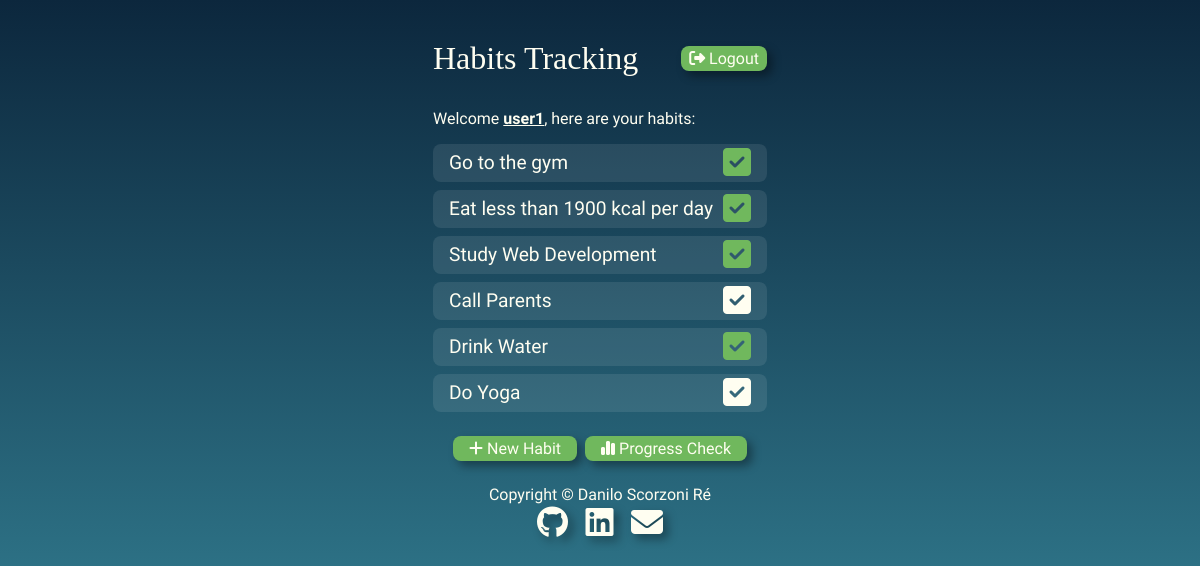
/habits/ (signed in), run on the app's committed database.
### app/models.py (models this page shows, shortened)
class HabitLog(models.Model):
    habit = models.ForeignKey(Habit, on_delete = models.CASCADE)
    status = models.BooleanField(default = False)
    date_event = models.DateField()

class Habit(models.Model):
    user = models.ForeignKey(User, on_delete = models.CASCADE)
    name = models.CharField(max_length = 255)
    description = models.TextField()
    frequency = models.CharField(max_length = 100)
    goal = models.IntegerField()
    date_start = models.DateField()
    active = models.BooleanField(default = True)

### app/views.py (the view)
# urls.py: path('habits/', views.HabitsMainView.as_view(), name='habits'),
class HabitsMainView(View):
    def get(self, request):
        if request.user.is_authenticated:
            habits = Habit.objects.filter(user = request.user)
            habit_ids = [habit.id for habit in habits]
            habits_log = HabitLog.objects.filter(habit__in = habit_ids, date_event = datetime.now().date())
            if not habits_log:
                for habit in habits:
                    new_habit_log = HabitLog(habit = habit, status = False, date_event = datetime.now().date())
                    new_habit_log.save()
            habits_out = HabitLog.objects.filter(habit__in = habit_ids, date_event = datetime.now().date())
            return render(request, 'habits.html', {"habits": habits_out})
        else:
            return redirect('index')

### templates/habits.html (shortened to what this page needs)
{% extends "base_internal.html" %}
    {% load static %}
{% block content %}
<header class="habits-header">
    <h2>Habits Tracking</h2>
    <a href=" {% url 'logout' %}" class="logout-button"><i class="fa-solid fa-right-from-bracket"></i> Logout</a>
</header>
<main class="habits-main">
    {% if habits %}
    Welcome <span class="habits-user">{{ request.user.username }}</span>, here are your habits:
    {% else %}
    Welcome <span class="habits-user">{{ request.user.username }}</span>, add habits using the button below:
    {% endif %}
    <div class="habits-list">
        {% for habit in habits %}
        <div class="habit-item">
            <span>{{ habit.habit.name }}</span>
            {% if habit.status %}
            <a href="{% url 'habits-check' pk=habit.id %}" class="btn-complete status-complete"><i class="fa-solid fa-square-check"></i></a>
            {% else %}
            <a href="{% url 'habits-check' pk=habit.id %}" class="btn-complete"><i class="fa-solid fa-square-check"></i></a>
            {% endif %}
        </div>
        {% endfor %}
    <div class="bottom-panel">
        <a href="{% url 'new-habit' %}"><i class="fa-solid fa-plus"></i> New Habit</a>
        <a href="#"><i class="fa-solid fa-chart-simple"></i> Progress Check</a>
    </div>
    </div>
</main>
{% endblock content %}

### templates/base_internal.html (shortened to what this page needs)
<!DOCTYPE html>
<html lang="en">
<head>
    {% load static %}
    <link rel="stylesheet" href="{% static 'style.css' %}">
    <link rel="stylesheet" href="https://cdnjs.cloudflare.com/ajax/libs/font-awesome/6.4.2/css/all.min.css">
</head>
<body>
    {% block content %}
    {% endblock content %}
    <footer>
        Copyright &copy Danilo Scorzoni Ré
        <div class="social-media">
            <a href="https://www.github.com/dscorzoni"><i class="fa-brands fa-github"></i></a>
            <a href="https://www.linkedin.com/in/dscorzoni"><i class="fa-brands fa-linkedin"></i></a>
            <a href="mailto:danilo.scorzoni@gmail.com"><i class="fa-solid fa-envelope"></i></a>
        </div>
    </footer>
</body>
</html>

### app/static/style.css (style rules this page uses)
* { margin: 0; padding: 0; box-sizing: border-box; font-family: 'Mukta', sans-serif; font-weight: 200; --primary-color: #0C273D; --primary-sub-color: #3b91a4; --contrast-color: #70B85D; --contrast-color-darker: #5b964d; --neutral-color: #FFFEF1; --neutral-color-darker: #cbcbc6; }
body { display: flex; flex-direction: column; align-items: center; min-height: 100vh; background: var(--primary-color); background: -webkit-linear-gradient(to bottom, var(--primary-color), var(--primary-sub-color)); background: linear-gradient(to bottom, var(--primary-color), var(--primary-sub-color)); color: var(--neutral-color); margin-top: 1rem; }
footer { margin-top: 1rem; }
.social-media { font-size: 2rem; text-align: center; }
.social-media a { text-decoration: none; color: var(--neutral-color); margin-inline: 0.3rem; text-shadow: 5px 5px 10px #0303035e; }
.habits-header { width: 350px; border-radius: 0.5rem; padding: 0.5rem; margin: 1rem; display: flex; justify-content: space-between; align-items: center; }
.habits-header h2 { font-family: 'Playfair Display', serif; font-size: 2rem; }
.habits-header a { text-decoration: none; cursor: pointer; background-color: var(--contrast-color); padding: 0.2rem 0.5rem 0.2rem 0.5rem; color: var(--neutral-color); border-radius: 0.5rem; box-shadow: 5px 5px 10px #0303035e; }
.habits-main { width: 350px; padding: 0.5rem; }
.habits-user { font-weight: bold; text-decoration: underline; }
.habits-list { display: flex; flex-direction: column; width: 100%; margin-top: 1rem; gap: 0.5rem; }
.habit-item { padding: 0 1rem 0 1rem; display: flex; align-items: center; justify-content: space-between; background-color: rgba(255, 255, 255, 0.092); border-radius: 0.5rem; }
.habit-item > span { font-weight: 200; font-size: 1.2rem; line-height: 1.2rem; }
.btn-complete { padding: 0; margin: 0; font-size: 2rem; text-decoration: none; cursor: pointer; color: var(--neutral-color); border-radius: 0.5rem; }
.status-complete { color: var(--contrast-color); }
.bottom-panel { margin-top: 1rem; display: flex; justify-content: center; gap: 0.5rem; }
.bottom-panel > a { text-decoration: none; cursor: pointer; background-color: var(--contrast-color); padding: 0.2rem 1rem 0.2rem 1rem; color: var(--neutral-color); border-radius: 0.5rem; box-shadow: 5px 5px 10px #0303035e; }
.logout-button { text-decoration: none; cursor: pointer; background-color: var(--contrast-color); padding: 0.2rem 0.5rem 0.2rem 0.5rem; color: var(--neutral-color); border-radius: 0.5rem; box-shadow: 5px 5px 10px #0303035e; }

### data on the page
HabitLog: habit.name "Go to the gym", status True (drawn)
HabitLog: habit.name "Eat less than 1900 kcal per day", status True (drawn)
HabitLog: habit.name "Study Web Development", status True (drawn)
HabitLog: habit.name "Call Parents", status False (drawn)
HabitLog: habit.name "Drink Water", status True (drawn)
HabitLog: habit.name "Do Yoga", status False (drawn)

### other printed values
{{ request.user.username }} "user1"
